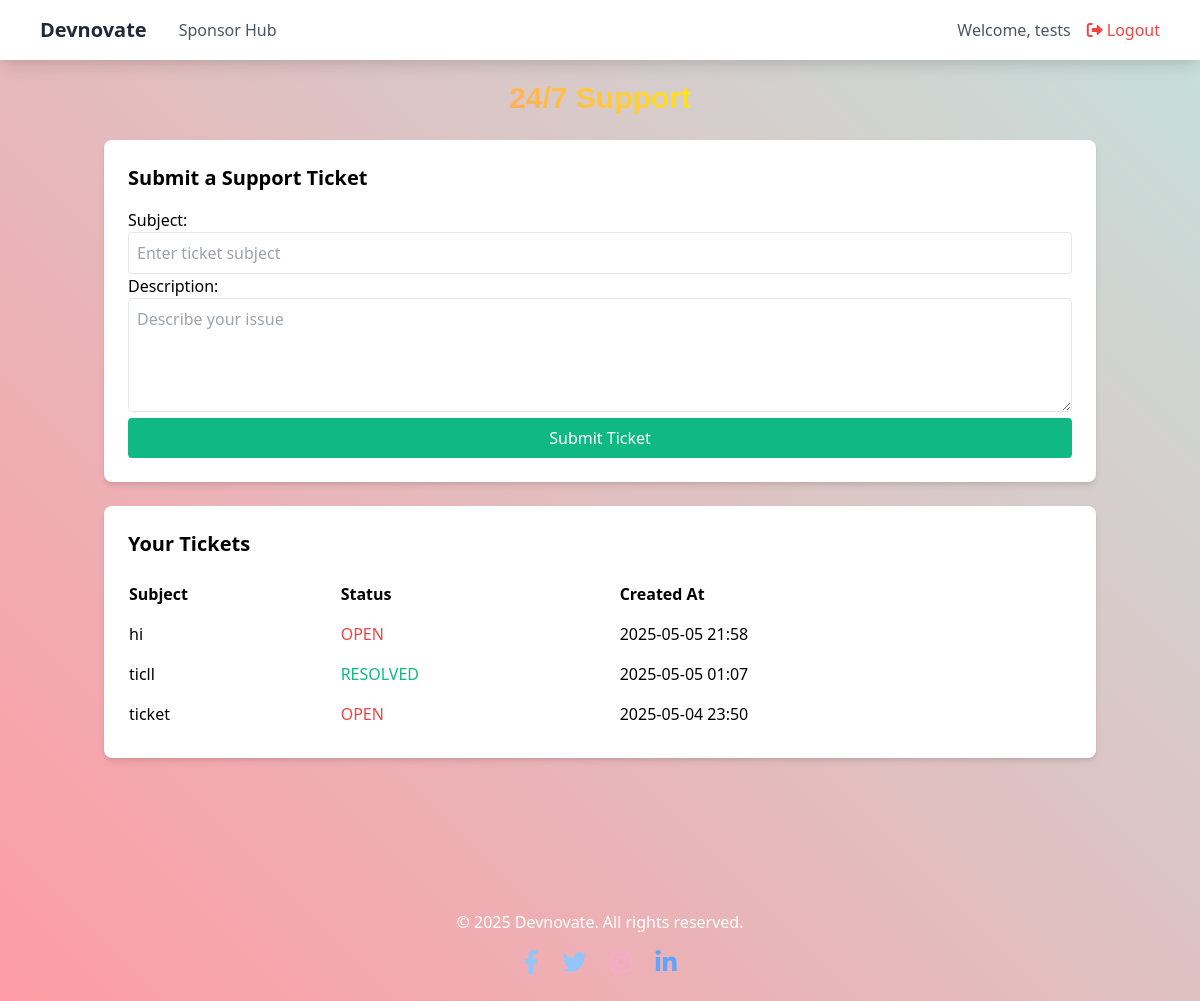
/support/ (signed in), run on the app's committed database.
### core/models.py (models this page shows, shortened)
class SupportTicket(models.Model):
    STATUS_CHOICES = [
        ('OPEN', 'Open'),
        ('RESOLVED', 'Resolved'),
    ]
    user = models.ForeignKey(Profile, on_delete=models.CASCADE, related_name='support_tickets')
    subject = models.CharField(max_length=200)
    description = models.TextField()
    status = models.CharField(max_length=20, choices=STATUS_CHOICES, default='OPEN')
    created_at = models.DateTimeField(auto_now_add=True)

### core/views.py (the view)
# urls.py: path('support/', views.support, name='support'),
@login_required
def support(request):
    tickets = SupportTicket.objects.filter(user=request.user.profile).order_by('-created_at')
    ticket_form = SupportTicketForm()
    return render(request, 'support.html', {'tickets': tickets, 'ticket_form': ticket_form})

### core/forms.py
class SupportTicketForm(forms.ModelForm):
    class Meta:
        model = SupportTicket
        fields = ['subject', 'description']
        widgets = {
            'subject': forms.TextInput(attrs={
                'class': 'w-full p-2 border rounded',
                'placeholder': 'Enter ticket subject'
            }),
            'description': forms.Textarea(attrs={
                'class': 'w-full p-2 border rounded',
                'placeholder': 'Describe your issue',
                'rows': 4
            })
        }

### core/templates/support.html (shortened to what this page needs)
<!DOCTYPE html>
<html lang="en">
<head>
    <link href="https://cdn.jsdelivr.net/npm/tailwindcss@2.2.19/dist/tailwind.min.css" rel="stylesheet">
    <link rel="stylesheet" href="https://cdnjs.cloudflare.com/ajax/libs/font-awesome/6.0.0-beta3/css/all.min.css">
</head>
<body>
    <nav class="bg-white shadow-lg fixed top-0 w-full z-10">
        <div class="max-w-6xl mx-auto px-4">
            <div class="flex justify-between items-center py-4">
                <div class="flex items-center space-x-8">
                    <a href="{% url 'index' %}" class="text-xl font-bold text-gray-800">Devnovate</a>
                    <a href="{% url 'sponsor_front' %}" class="text-gray-600 hover:text-blue-500">Sponsor Hub</a>
                </div>
                <div class="flex items-center space-x-4">
                    <span class="text-gray-600">Welcome, {{ user.username }}</span>
                    <a href="{% url 'logout' %}" class="text-red-500 hover:text-red-700">
                        <i class="fas fa-sign-out-alt mr-1"></i>Logout
                    </a>
                </div>
            </div>
        </div>
    </nav>
    <div class="container mx-auto px-4 py-20">
        <h1 class="gradient-text text-3xl font-bold mb-6 text-center">24/7 Support</h1>
        <div class="bg-white rounded-lg shadow-md p-6 mb-6">
            <h2 class="text-xl font-semibold mb-4">Submit a Support Ticket</h2>
            <form method="POST" action="{% url 'submit_support_ticket' %}">
                {{ ticket_form.as_p }}
                <button type="submit" class="bg-green-500 text-white px-4 py-2 rounded hover:bg-green-600 w-full">
                    Submit Ticket
                </button>
            </form>
        </div>
        <div class="bg-white rounded-lg shadow-md p-6">
            <h2 class="text-xl font-semibold mb-4">Your Tickets</h2>
            {% if tickets %}
                <table class="w-full text-left">
                    <thead>
                        <tr>
                            <th class="py-2">Subject</th>
                            <th class="py-2">Status</th>
                            <th class="py-2">Created At</th>
                        </tr>
                    </thead>
                    <tbody>
                        {% for ticket in tickets %}
                            <tr>
                                <td class="py-2">{{ ticket.subject }}</td>
                                <td class="py-2">
                                    <span class="{% if ticket.status == 'OPEN' %}text-red-500{% else %}text-green-500{% endif %}">
                                        {{ ticket.status }}
                                    </span>
                                </td>
                                <td class="py-2">{{ ticket.created_at|date:"Y-m-d H:i" }}</td>
                            </tr>
                        {% endfor %}
                    </tbody>
                </table>
            {% else %}
                <p class="text-gray-600">No tickets submitted yet.</p>
            {% endif %}
        </div>
    </div>
    <footer class="bg-[#4a627a] text-white py-6 mt-12">
        <div class="max-w-6xl mx-auto px-4 text-center">
            <p class="mb-4">© 2025 Devnovate. All rights reserved.</p>
            <div class="flex justify-center space-x-6">
                <a href="https://facebook.com" class="text-blue-300 hover:text-blue-100"><i class="fab fa-facebook-f text-2xl"></i></a>
                <a href="https://twitter.com" class="text-blue-300 hover:text-blue-100"><i class="fab fa-twitter text-2xl"></i></a>
                <a href="https://instagram.com" class="text-pink-300 hover:text-pink-100"><i class="fab fa-instagram text-2xl"></i></a>
                <a href="https://linkedin.com" class="text-blue-400 hover:text-blue-200"><i class="fab fa-linkedin-in text-2xl"></i></a>
            </div>
        </div>
    </footer>
</body>
</html>

### core/templates/support.html (style rules this page uses)
.gradient-text { font-family: 'Arial', sans-serif; font-weight: bold; background: linear-gradient(45deg, #ff7e95, #ff9a76, #fff700, #6effb5); -webkit-background-clip: text; background-clip: text; color: transparent; animation: gradientText 8s ease infinite; }
body { background: linear-gradient(45deg, #a29bfe, #ff9aa2, #b5f5ec, #ffdfba); background-size: 400% 400%; animation: gradientBG 15s ease infinite; min-height: 100vh; }

### data on the page
SupportTicket: subject "hi", status "OPEN", created_at "2025-05-05 21:58"
SupportTicket: subject "ticll", status "RESOLVED", created_at "2025-05-05 01:07"
SupportTicket: subject "ticket", status "OPEN", created_at "2025-05-04 23:50"

### other printed values
{{ user.username }} "tests"
